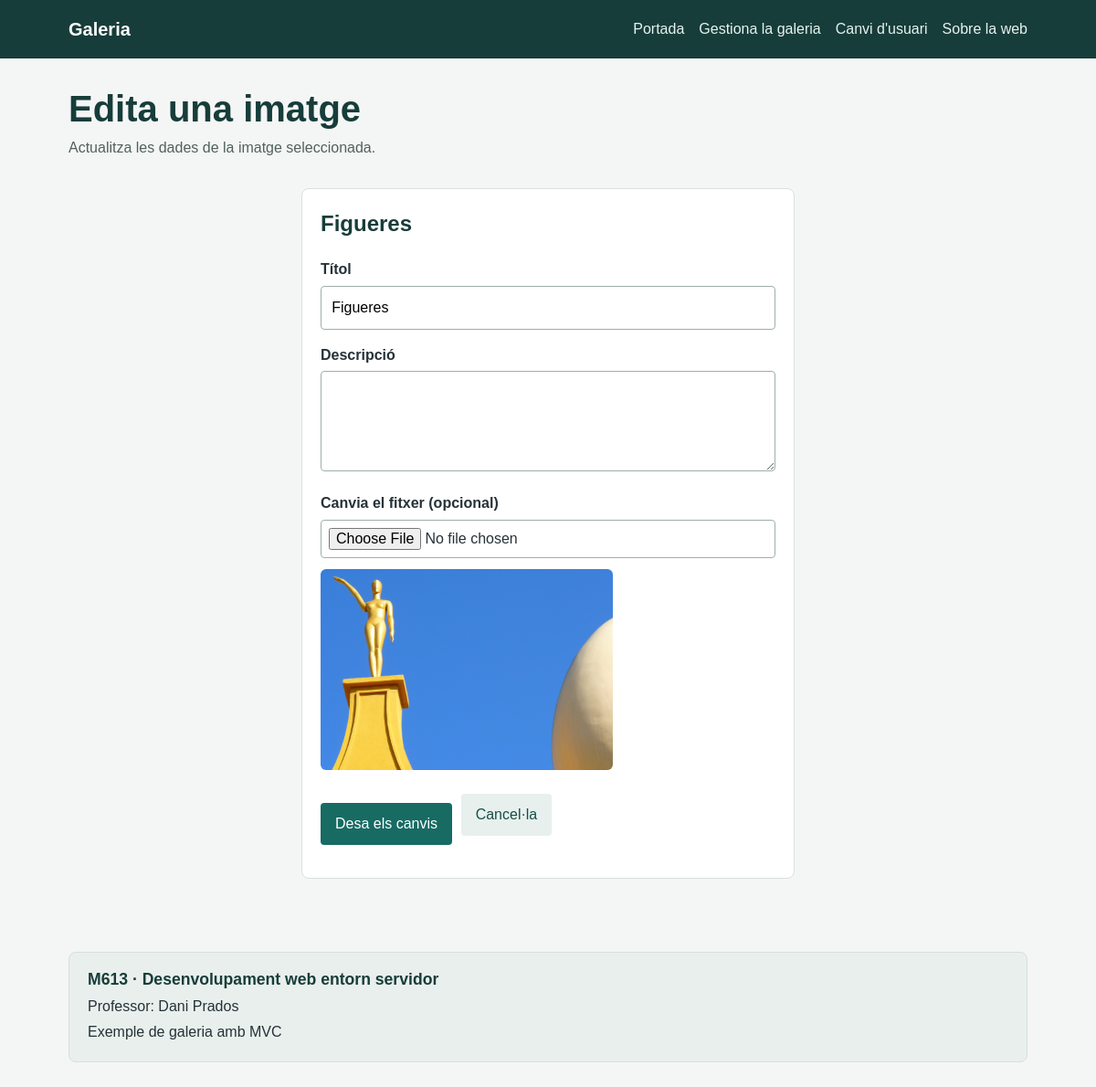
Page /index.php?r=image-edit&id=2 (signed in) on the committed database.
### tables this page shows
CREATE TABLE `images` (
  `id` int NOT NULL,
  `url` varchar(255) NOT NULL,
  `title` varchar(255) NOT NULL,
  `description` text NOT NULL
);

### public/index.php (called while the page is built, shortened)
<?php
 include "../src/controllers/ctrlDoLogin.php";
 include "../src/controllers/ctrlImageEdit.php";
 include "../src/controllers/ctrlImageUpdate.php";
 include "../src/Models/Db.php";
 include "../src/Models/Images.php";
 include "../src/Emeset/Container.php";
 include "../src/Emeset/Request.php";
 include "../src/Container.php";
 $request = new \Emeset\Request();
 $response = new \Emeset\Response();
 $container = new Container($config);
 $r = $request->get("INPUT_REQUEST", "r") ?? '';
 if($r == "do-login") {
     $response = ctrlDoLogin($request, $response, $container);
 } elseif($r == "login") {
     $response = ctrlLogin($request, $response, $container);
 } else if($r == "gallery-admin") {
     $response = auth($request, $response, $container, "ctrlGalleryAdmin");
 } else if($r == "image-new") {
     $response = auth($request, $response, $container, "ctrlImageNew");
 } else if($r == "image-edit") {
     $response = auth($request, $response, $container, "ctrlImageEdit");
 } else if($r == "image-delete") {
     $response = auth($request, $response, $container, "ctrlImageDelete");
 } else if($r == "image-store") {
     $response = auth($request, $response, $container, "ctrlImageStore");
 } else if($r == "image-update") {
     $response = auth($request, $response, $container, "ctrlImageUpdate");
 }  else if($r == "about") {
     $response = ctrlAbout($request, $response, $container);
 }  else if($r == "") {
     $response = ctrlIndex($request, $response, $container);
 }  else {
     echo "No existeix la ruta";
 }
 $response->execute();

### src/Container.php (called while the page is built, shortened)
<?php
class Container extends \Emeset\Container {
    private \Models\Db $db;
    public function __construct(array $config)
    {
        $this->db = $this->Db();
    }
    public function Images() : \Models\Images
    {
        return new \Models\Images($this->db);
    }
    public function Db() : \Models\Db
    {
        return new \Models\Db(
            $this->config["db"]["user"],
            $this->config["db"]["password"],
            $this->config["db"]["dbname"],
            $this->config["db"]["host"],
            $this->config["db"]["port"]
        );
    }
}

### src/Emeset/Container.php (called while the page is built, shortened)
<?php
class Container
{
    public function __construct(array $config)
    {
        $this->config = $config;
    }
}

### src/Models/Db.php (called while the page is built, shortened)
<?php
class Db {
    private \PDO $db;
    public function __construct($user, $password, $dbName, $host = '127.0.0.1', $port = 3306)
    {
        $dsn = "mysql:dbname=$dbName;host=$host;port=$port";
        try {
            $this->db = new \PDO($dsn, $user, $password);
        } catch (\PDOException $e) {
            echo $dsn;
            die('Ha fallat la connexió: ' . $e->getMessage());
        }
    }
    public function getDb() : \PDO
    {
        return $this->db;
    }
}

### src/controllers/ctrlImageEdit.php (called while the page is built, shortened)
<?php
function ctrlImageEdit(\Emeset\Request $request, \Emeset\Response $response, \Container $container): \Emeset\Response{
    $id = $request->get(INPUT_GET, "id");
    $imageModel = $container->Images();
    $image = $imageModel->getById($id);
    $response->set("image", $image);
    $response->setTemplate("image-edit.php");
    return $response;
}

### src/Emeset/Request.php (called while the page is built, shortened)
<?php
class Request
{
    public function get(int|string $input, string $id, int|string $filter = "FILTER_SANITIZE_STRING", int|array $options = 0): mixed
    {
        $result = false;
        if ($input === 'SESSION') {
            $result = null;
            if (isset($_SESSION[$id])) {
                $result = $_SESSION[$id];
            }
        } elseif ($input === 'FILES') {
            $result = null;
            if (isset($_FILES[$id])) {
                $result = $_FILES[$id];
            }
        } elseif ($input === "INPUT_REQUEST") {
            $result = null;
            if (isset($_REQUEST[$id])) {
                $var = $_REQUEST[$id];
                if ($filter == "FILTER_SANITIZE_STRING") {
                    $result = filter_var($var, FILTER_DEFAULT, $options);
                    if (isset($result)) {
                        $result = htmlspecialchars($result, ENT_QUOTES, 'UTF-8');
                    }
                } else {
                    $result = filter_var($var, $filter, $options);
                }
            }
        } else {
            if ($filter == "FILTER_SANITIZE_STRING") {
                $result = filter_input($input, $id, FILTER_DEFAULT, $options);
                if (isset($result)) {
                    $result = htmlspecialchars($result, ENT_QUOTES, 'UTF-8');
                }
            } else {
                $result = filter_input($input, $id, $filter, $options);
            }
        }
        return $result;
    }
}

### src/Models/Images.php (called while the page is built, shortened)
<?php
class Images
{
    public \PDO $sql;
    public function __construct(Db $db)
    {
        $this->sql = $db->getDb();
    }
    public function getById(int $id) : array | bool
    {
        $query = 'select id, url, title, description from images where id = :id';
        $stm = $this->sql->prepare($query);
        $stm->execute([':id' => $id]);
        $image = $stm->fetch(\PDO::FETCH_ASSOC);
        return $image;
    }
}

### src/middleware/auth.php (called while the page is built, shortened)
<?php
function auth(\Emeset\Request $request, \Emeset\Response $response, \Container $container, callable $next): \Emeset\Response{
    $user = $request->get("SESSION", "user");
    $response->set("user", $user);
    $response = $next($request, $response, $container);
    return $response;
}

### src/views/image-edit.php (the view, shortened to what this page needs)
<!doctype html>
<html lang="ca">
<head>
  <link rel="stylesheet" href="css/styles.css">
</head>
<body>
  <?php include "components/header.php"; ?>
  <main class="container">
    <h1 class="page-heading">Edita una imatge</h1>
    <p class="intro">Actualitza les dades de la imatge seleccionada.</p>
    <section class="card form-card">
      <h2><?= $image["title"] ?></h2>
      <form action="index.php?r=image-update" method="post" enctype="multipart/form-data">
        <label for="title">Títol</label><input id="title" name="title" type="text" value="<?= $image["title"] ?>" required>
        <label for="description">Descripció</label><textarea id="description" name="description"><?= $image["description"] ?></textarea>
        <label for="image">Canvia el fitxer (opcional)</label><input id="image" name="image" type="file" accept="image/*"><img class="preview-image" src="img/<?= $image["url"] ?>" alt="<?= $image["title"] ?>">
        <div class="actions"><button type="submit">Desa els canvis</button><a class="button button-secondary" href="index.php?r=gallery-admin">Cancel·la</a></div>
      </form>
    </section>
  </main>
  <footer class="site-footer">
    <div class="footer-card">
      <h2>M613 · Desenvolupament web entorn servidor</h2>
      <p>Professor: Dani Prados</p>
      <p>Exemple de galeria amb MVC</p>
    </div>
  </footer>
</body>
</html>

### public/css/styles.css (style rules this page uses)
:root { font-family: Arial, Helvetica, sans-serif; color: #263238; background: #f4f6f5; }
* { box-sizing: border-box; }
body { margin: 0; line-height: 1.5; }
a { color: #176b63; }
.navigation, .container { width: min(100% - 2rem, 1050px); margin: 0 auto; }
.container { padding: 2rem 0; }
.page-heading { margin: 0 0 0.5rem; color: #173d3a; font-size: clamp(1.8rem, 4vw, 2.5rem); line-height: 1.15; }
.intro { margin-top: 0; color: #52615e; }
.image-list, .card, .content-panel, .footer-card { border: 1px solid #d8e0dd; border-radius: 8px; background: #fff; }
.content-panel, .card { padding: 1.25rem; }
.form-card { max-width: 540px; margin: 2rem auto; }
.form-card h2, .content-panel h2, .footer-card h2 { margin-top: 0; color: #173d3a; }
label { display: block; margin: 1rem 0 0.35rem; font-weight: bold; }
input { width: 100%; padding: 0.7rem; border: 1px solid #9eafaa; border-radius: 4px; font: inherit; }
textarea, select { width: 100%; padding: 0.7rem; border: 1px solid #9eafaa; border-radius: 4px; background: #fff; font: inherit; }
textarea { min-height: 110px; resize: vertical; }
input[type="file"] { padding: 0.5rem; }
.actions, .inline-actions { display: flex; flex-wrap: wrap; align-items: center; gap: 0.6rem; }
.actions { margin: 1rem 0; }
.button, button { display: inline-block; margin-top: 1.25rem; padding: 0.7rem 1rem; border: 0; border-radius: 4px; background: #176b63; color: #fff; font: inherit; text-decoration: none; cursor: pointer; }
.actions .button, .inline-actions .button, .inline-actions button { margin-top: 0; }
.button-secondary { background: #e7f0ed; color: #174f49; }
.preview-image { display: block; width: min(100%, 320px); max-height: 220px; margin-top: 0.75rem; border-radius: 6px; object-fit: cover; }
button { margin-top: 1.25rem; padding: 0.7rem 1rem; border: 0; border-radius: 4px; background: #176b63; color: white; font: inherit; cursor: pointer; }
.site-footer { width: min(100% - 2rem, 1050px); margin: 1rem auto 2rem; }
.footer-card { padding: 1rem 1.25rem; background: #e9efec; }
.footer-card h2 { margin-bottom: 0.25rem; font-size: 1.1rem; }
.footer-card p { margin: 0.25rem 0; }

### rows in the picture
images: title "Figueres", url (picture)
